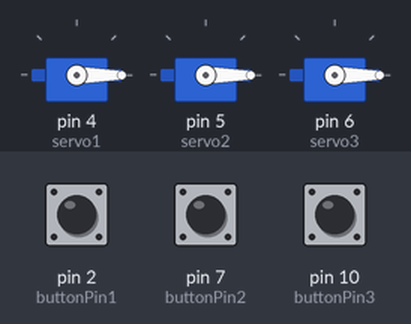
Bench run of a sketch on a simulated Arduino Uno, built with avr-gcc and run on an emulated ATmega328P. On the bench: 3 × servo. The inputs (shaded band) are chosen by the test bench; at power-on: pin 2 (buttonPin1) LOW, pin 7 (buttonPin2) LOW, pin 10 (buttonPin3) LOW.

Above: at 1.2 s.
1.3 s: pin 2 (buttonPin1) pulled HIGH for 0.15 s
At 1.37 s:
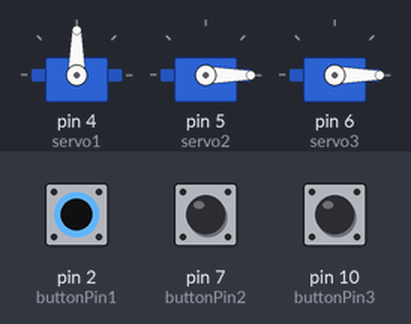
2.9 s: pin 7 (buttonPin2) pulled HIGH for 0.15 s
At 2.97 s:
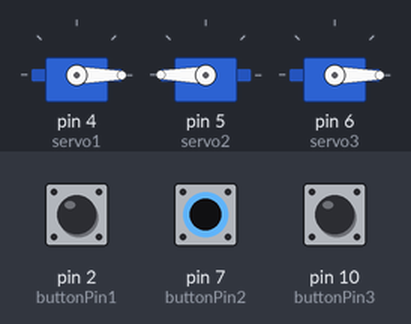
4.5 s: pin 10 (buttonPin3) pulled HIGH for 0.15 s
At 4.57 s:
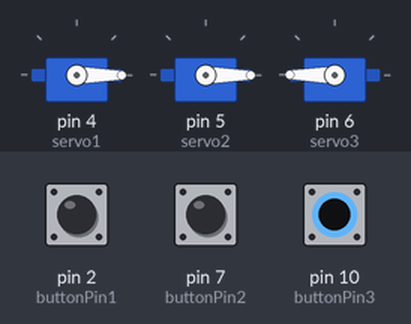
6.1 s: pin 10 (buttonPin3) pulled HIGH for 3.2 s
At 10.2 s:
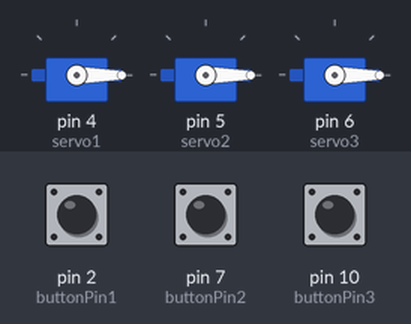
10.8 s: pin 2 (buttonPin1) pulled HIGH for 3.2 s
At 11.3 s:
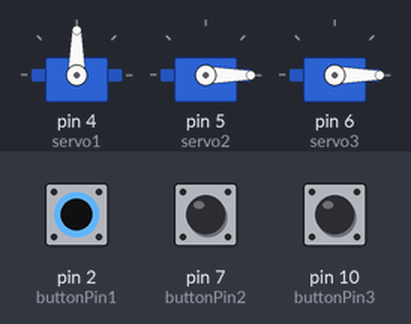
15.5 s: pin 2 (buttonPin1) driven HIGH and pin 7 (buttonPin2) driven HIGH
At 16.1 s:
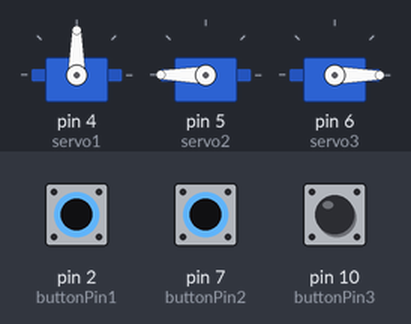
Timing chart, 0 to 18.0 s (numbered marks = the images above; inputs shaded):
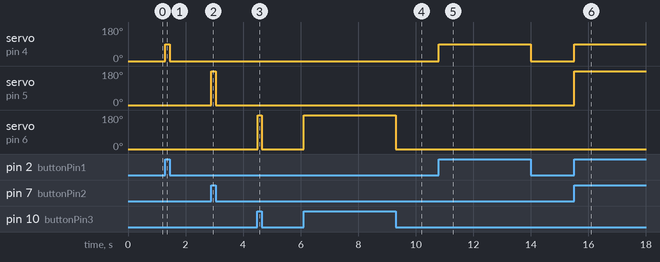

The sketch:

Servo_Code.ino
```cpp
#include <Servo.h>

Servo servo1;
Servo servo2;
Servo servo3;
const int buttonPin1 = 2;
const int buttonPin2 = 7;
const int buttonPin3 = 10;


void setup() {
  servo1.attach(4);
  servo2.attach(5);
  servo3.attach(6);
  pinMode(buttonPin1, INPUT);
  pinMode(buttonPin2, INPUT);
  pinMode(buttonPin3, INPUT);
}

void loop() {
  if (digitalRead(buttonPin1) == HIGH) {  //Activates the first servo to make Humpty Dumpty climb the wall
    servo1.write(90);
  } else {
    servo1.write(0);
  }

  if (digitalRead(buttonPin2) == HIGH) {  //Activates the second servo to flip the wall 180 degrees
    servo2.write(180);
  } else {
    servo2.write(0);
  }

    if (digitalRead(buttonPin3) == HIGH) {  //Activates the third servo to flip the crown 180 degrees
    servo3.write(180);
  } else {
    servo3.write(0);
  }
}
```

Measured:
- after the input at 1.3 s, servo on pin 4 (servo1): 0° → 90° at once, → 0° 0.15 s later
- after the input at 2.9 s, servo on pin 5 (servo2): 0° → 180° at once, → 0° 0.15 s later
- after the input at 4.5 s, servo on pin 6 (servo3): 0° → 180° at once, → 0° 0.15 s later
- after the input at 6.1 s, servo on pin 6 (servo3): 0° → 180° at once, → 0° 3.2 s later
- after the input at 10.8 s, servo on pin 4 (servo1): 0° → 90° at once, → 0° 3.2 s later
- after the input at 15.5 s, servo on pin 4 (servo1): 0° → 90° at once; servo on pin 5 (servo2): 0° → 180° at once
